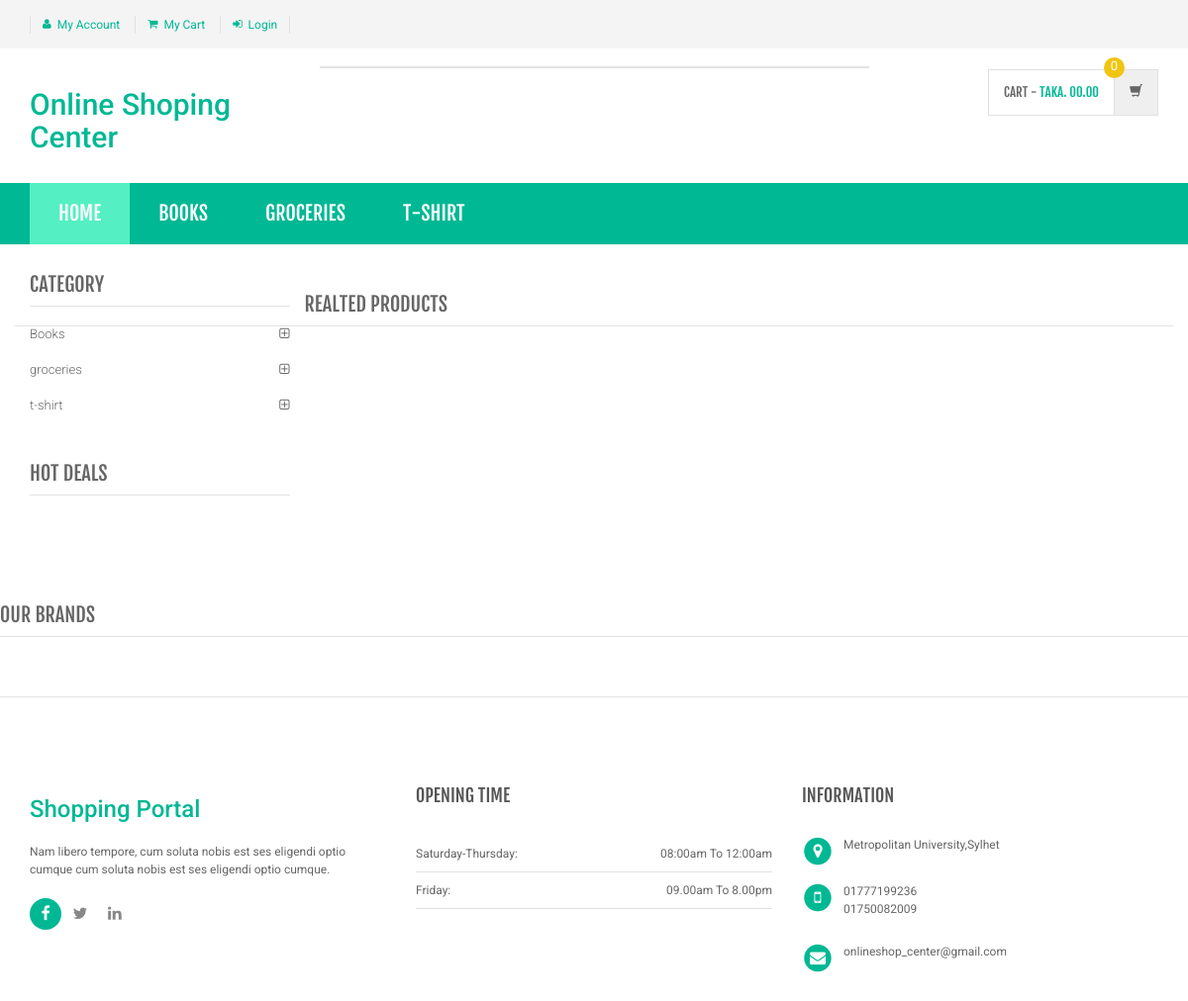
Page /product-details.php on the committed database.
### tables this page shows
CREATE TABLE `category` (
  `id` int(11) NOT NULL,
  `categoryName` varchar(255) DEFAULT NULL,
  `categoryDescription` longtext DEFAULT NULL,
  `creationDate` timestamp NOT NULL DEFAULT current_timestamp(),
  `updationDate` varchar(255) DEFAULT NULL
);

### product-details.php (the view, shortened to what this page needs)
<?php
include('includes/config.php');
?>
<!DOCTYPE html>
<html lang="en">
	<head>
	    <link rel="stylesheet" href="assets/css/bootstrap.min.css">
	    <link rel="stylesheet" href="assets/css/main.css">
	    <link rel="stylesheet" href="assets/css/green.css">
	    <link rel="stylesheet" href="assets/css/owl.carousel.css">
		<link rel="stylesheet" href="assets/css/owl.transitions.css">
		<link href="assets/css/lightbox.css" rel="stylesheet">
		<link rel="stylesheet" href="assets/css/animate.min.css">
		<link rel="stylesheet" href="assets/css/rateit.css">
		<link rel="stylesheet" href="assets/css/bootstrap-select.min.css">
		<link rel="stylesheet" href="assets/css/config.css">
		<link href="assets/css/green.css" rel="alternate stylesheet" title="Green color">
		<link href="assets/css/blue.css" rel="alternate stylesheet" title="Blue color">
		<link href="assets/css/red.css" rel="alternate stylesheet" title="Red color">
		<link href="assets/css/orange.css" rel="alternate stylesheet" title="Orange color">
		<link href="assets/css/dark-green.css" rel="alternate stylesheet" title="Darkgreen color">
		<link rel="stylesheet" href="assets/css/font-awesome.min.css">
	</head>
    <body class="cnt-home">
<header class="header-style-1">
<?php include('includes/top-header.php');?>
<?php include('includes/main-header.php');?>
<?php include('includes/menu-bar.php');?>
</header>
<div class="body-content outer-top-xs">
	<div class='container'>
		<div class='row single-product outer-bottom-sm '>
			<div class='col-md-3 sidebar'>
				<div class="sidebar-module-container">
<div class="sidebar-widget outer-bottom-xs wow fadeInUp">
	<h3 class="section-title">Category</h3>
	<div class="sidebar-widget-body m-t-10">
		<div class="accordion">
		            <?php $sql=mysqli_query($con,"select id,categoryName  from category");
while($row=mysqli_fetch_array($sql))
{
    ?>
	    	<div class="accordion-group">
	            <div class="accordion-heading">
	                <a href="category.php?cid=<?php echo $row['id'];?>"  class="accordion-toggle collapsed">
	                   <?php echo $row['categoryName'];?>
	                </a>
	            </div>
	        </div>
	        <?php } ?>
	    </div>
	</div>
</div>
<div class="sidebar-widget hot-deals wow fadeInUp">
	<h3 class="section-title">hot deals</h3>
</div>
				</div>
			</div>
<section class="section featured-product wow fadeInUp">
	<h3 class="section-title">Realted Products </h3>
</section>
			</div>
		</div>
<?php include('includes/brands-slider.php');?>
</div>
<?php include('includes/footer.php');?>
</body>
</html>

### includes/menu-bar.php (shortened to what this page needs)
<div class="header-nav animate-dropdown">
    <div class="container">
        <div class="yamm navbar navbar-default" role="navigation">
            <div class="nav-bg-class">
                <div class="navbar-collapse collapse" id="mc-horizontal-menu-collapse">
	<div class="nav-outer">
		<ul class="nav navbar-nav">
			<li class="active dropdown yamm-fw">
				<a href="index.php" data-hover="dropdown" class="dropdown-toggle">Home</a>
			</li>
              <?php $sql=mysqli_query($con,"select id,categoryName  from category limit 6");
                while($row=mysqli_fetch_array($sql))
                {
                    ?>
			<li class="dropdown yamm">
				<a href="category.php?cid=<?php echo $row['id'];?>"> <?php echo $row['categoryName'];?></a>
			</li>
			<?php } ?>
		</ul>
		<div class="clearfix"></div>
	</div>
</div>
            </div>
        </div>
    </div>
</div>

### assets/css/green.css (style rules this page uses)
a { color: #00b894 }
.header-style-1 .header-nav { background: #00b894 }
.cnt-home .header-style-1 .header-nav .navbar .navbar-nav > li.active { background: #55efc4; }
.sidebar .sidebar-module-container .sidebar-widget .sidebar-widget-body .accordion .accordion-group .accordion-heading .accordion-toggle, .sidebar .sidebar-module-container .sidebar-widget .sidebar-widget-body .accordion .accordion-group .accordion-heading .accordion-toggle:hover, .sidebar .sidebar-module-container .sidebar-widget .sidebar-widget-body .accordion .accordion-group .accordion-heading .accordion-toggle:focus, .sidebar .sidebar-module-container .sidebar-widget .sidebar-widget-body .accordion .accordion-group .accordion-heading .accordion-toggle:after { color: #00b894 }

### assets/css/lightbox.css (style rules this page uses)
body:after { content: url(../images/close.png) url(../images/loading.gif) url(../images/prev.png) url(../images/next.png); display: none; }

### assets/css/blue.css (style rules this page uses)
a { color: #3498db; }
.header-style-1 .header-nav { background: #3498db; }
.cnt-home .header-style-1 .header-nav .navbar .navbar-nav > li.active { background: #1d6ca1; }
.sidebar .sidebar-module-container .sidebar-widget .sidebar-widget-body .accordion .accordion-group .accordion-heading .accordion-toggle, .sidebar .sidebar-module-container .sidebar-widget .sidebar-widget-body .accordion .accordion-group .accordion-heading .accordion-toggle:hover, .sidebar .sidebar-module-container .sidebar-widget .sidebar-widget-body .accordion .accordion-group .accordion-heading .accordion-toggle:focus, .sidebar .sidebar-module-container .sidebar-widget .sidebar-widget-body .accordion .accordion-group .accordion-heading .accordion-toggle:after { color: #3498db; }

### assets/css/red.css (style rules this page uses)
a { color: #ff6c6c; }
.header-style-1 .header-nav { background: #ff6c6c; }
.cnt-home .header-style-1 .header-nav .navbar .navbar-nav > li.active { background: #ff1a1a; }
.sidebar .sidebar-module-container .sidebar-widget .sidebar-widget-body .accordion .accordion-group .accordion-heading .accordion-toggle, .sidebar .sidebar-module-container .sidebar-widget .sidebar-widget-body .accordion .accordion-group .accordion-heading .accordion-toggle:hover, .sidebar .sidebar-module-container .sidebar-widget .sidebar-widget-body .accordion .accordion-group .accordion-heading .accordion-toggle:focus, .sidebar .sidebar-module-container .sidebar-widget .sidebar-widget-body .accordion .accordion-group .accordion-heading .accordion-toggle:after { color: #ff6c6c; }

### assets/css/orange.css (style rules this page uses)
a { color: #f39c12; }
.header-style-1 .header-nav { background: #f39c12; }
.cnt-home .header-style-1 .header-nav .navbar .navbar-nav > li.active { background: #ab6c09; }
.sidebar .sidebar-module-container .sidebar-widget .sidebar-widget-body .accordion .accordion-group .accordion-heading .accordion-toggle, .sidebar .sidebar-module-container .sidebar-widget .sidebar-widget-body .accordion .accordion-group .accordion-heading .accordion-toggle:hover, .sidebar .sidebar-module-container .sidebar-widget .sidebar-widget-body .accordion .accordion-group .accordion-heading .accordion-toggle:focus, .sidebar .sidebar-module-container .sidebar-widget .sidebar-widget-body .accordion .accordion-group .accordion-heading .accordion-toggle:after { color: #f39c12; }

### assets/css/dark-green.css (style rules this page uses)
a { color: #12cca7; }
.header-style-1 .header-nav { background: #12cca7; }
.cnt-home .header-style-1 .header-nav .navbar .navbar-nav > li.active { background: #0b816a; }
.sidebar .sidebar-module-container .sidebar-widget .sidebar-widget-body .accordion .accordion-group .accordion-heading .accordion-toggle, .sidebar .sidebar-module-container .sidebar-widget .sidebar-widget-body .accordion .accordion-group .accordion-heading .accordion-toggle:hover, .sidebar .sidebar-module-container .sidebar-widget .sidebar-widget-body .accordion .accordion-group .accordion-heading .accordion-toggle:focus, .sidebar .sidebar-module-container .sidebar-widget .sidebar-widget-body .accordion .accordion-group .accordion-heading .accordion-toggle:after { color: #12cca7; }

### rows in the picture
category: categoryName "BOOKS", categoryName "Books"
category: categoryName "GROCERIES", categoryName "groceries"
category: categoryName "T-SHIRT", categoryName "t-shirt"
